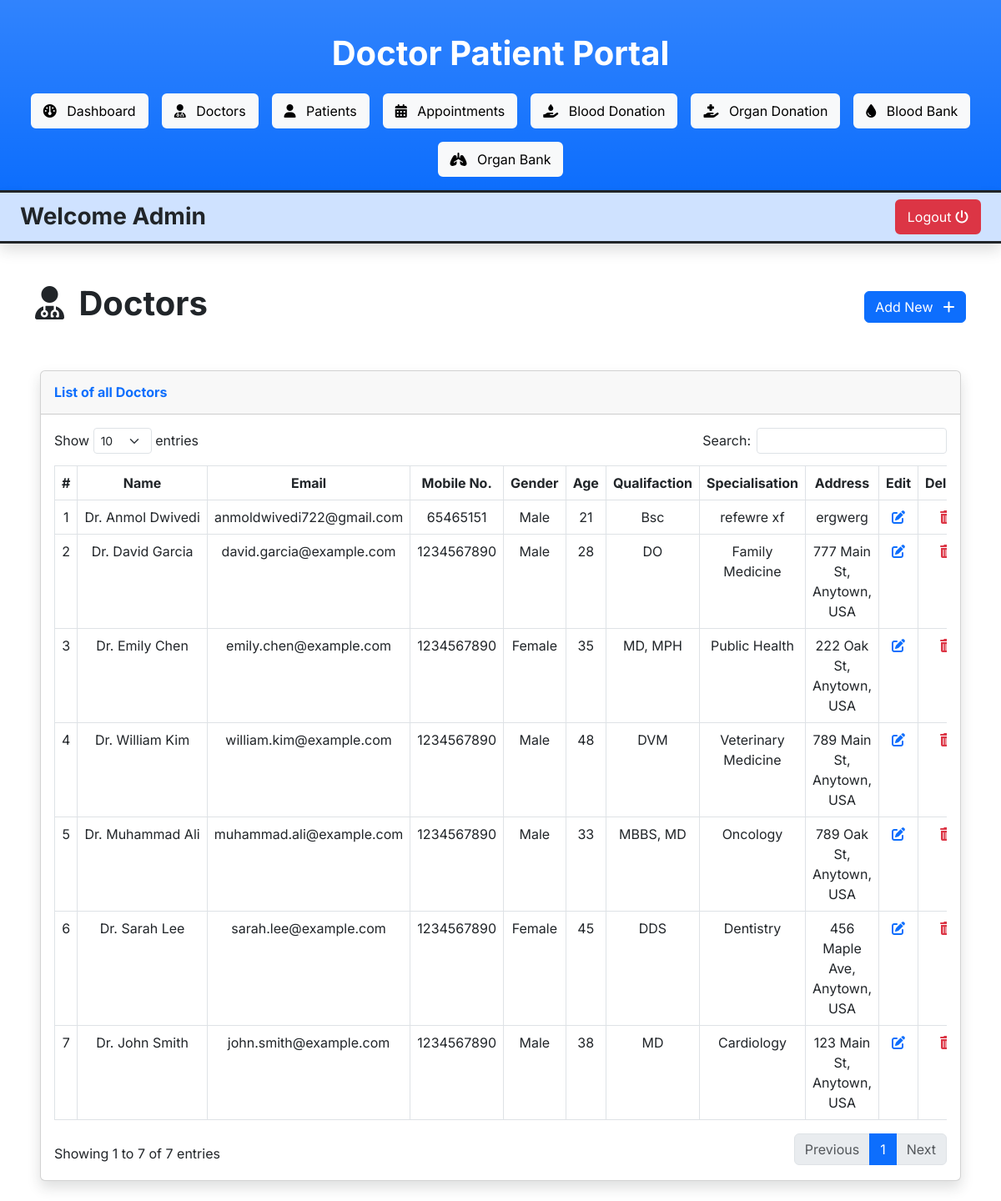
The page /admin/doctors.php (signed in) on the database its author committed.
### tables this page shows
CREATE TABLE `doctors` (
  `doctor_id` int(11) NOT NULL,
  `first_name` varchar(255) NOT NULL,
  `last_name` varchar(255) NOT NULL,
  `email` varchar(255) NOT NULL,
  `password` varchar(255) NOT NULL,
  `gender` varchar(255) NOT NULL,
  `dob` date NOT NULL,
  `phone` varchar(255) NOT NULL,
  `address` varchar(255) NOT NULL,
  `qualification` varchar(255) NOT NULL,
  `specialisation` varchar(255) NOT NULL,
  `dt` datetime NOT NULL DEFAULT current_timestamp()
);

### admin/doctors.php (the view, shortened to what this page needs)
<?php include("includes/header.php") ?>
<div class="container my-5 d-flex justify-content-between align-items-center">
    <h1><i class="fa-solid fa-user-doctor me-2"></i> Doctors</h1>
    <button type="button" class="btn btn-primary" data-bs-toggle="modal" data-bs-target="#addDoctor">
        Add New <i class="fa-solid fa-plus ms-2"></i>
    </button>
</div>
<div class="card shadow mb-4 mx-5">
    <div class="card-header py-3">
        <h6 class="m-0 font-weight-bold text-primary">List of all Doctors</h6>
    </div>
    <div class="card-body">
        <div class="table-responsive">
            <table class="table table-bordered w-100 py-2 text-center" id="doctorTable">
                <thead>
                    <tr>
                        <th>#</th>
                        <th>Name</th>
                        <th>Email</th>
                        <th>Mobile No.</th>
                        <th>Gender</th>
                        <th>Age</th>
                        <th>Qualifaction</th>
                        <th>Specialisation</th>
                        <th>Address</th>
                        <th>Edit</th>
                        <th>Delete</th>
                    </tr>
                </thead>
                <tbody>
                    <?php
                    $i = 1;
                    $query = mysqli_query($con, "SELECT * FROM doctors ORDER BY doctor_id DESC");
                    while ($row = mysqli_fetch_assoc($query)) {
                        $dob = $row["dob"];
                        $age = (date("Y") - date("Y", strtotime($dob)));
                    ?>
                        <tr>
                            <td><?php echo $i ?></td>
                            <td class="text-nowrap">Dr. <?php echo $row["first_name"] . " " . $row["last_name"] ?></td>
                            <td><?php echo $row["email"] ?></td>
                            <td><?php echo $row["phone"] ?></td>
                            <td class="text-capitalize"><?php echo $row["gender"] ?></td>
                            <td><?php echo $age ?></td>
                            <td><?php echo $row["qualification"] ?></td>
                            <td><?php echo $row["specialisation"] ?></td>
                            <td><?php echo $row["address"] ?></td>
                            <td>
                                <a href="#editDoctor<?php echo $row['doctor_id'] ?>" data-bs-toggle="modal"><i class="fas fa-edit text-primary"></i></a>
                            </td>
                            <td>
                                <a href="#deleteDoctor<?php echo $row['doctor_id'] ?>" data-bs-toggle="modal"><i class="fa-solid fa-trash-can text-danger"></i></a>
                            </td>
                        </tr>
                    <?php
                        $i++;
                    }
                    ?>
                </tbody>
            </table>
        </div>
    </div>
</div>
<?php include("includes/footer.php") ?>

### admin-panel.css (style rules this page uses)
body { font-family: 'Inter', sans-serif; }
h1, h2, h3, h4, h5, h6 { font-weight: 700; }
.dataTables_wrapper thead th { text-align: center !important; }

### rows shown on the page
doctors: first_name "Anmol", last_name "Dwivedi", email "anmoldwivedi722@gmail.com", phone "65465151", gender "Male", dob "21", qualification "Bsc", specialisation "refewre xf", address "ergwerg"
doctors: first_name "David", last_name "Garcia", email "david.garcia@example.com", phone "1234567890", gender "Male", dob "28", qualification "DO", specialisation "Family Medicine", address "777 Main St, Anytown, USA"
doctors: first_name "Emily", last_name "Chen", email "emily.chen@example.com", phone "1234567890", gender "Female", dob "35", qualification "MD, MPH", specialisation "Public Health", address "222 Oak St, Anytown, USA"
doctors: first_name "William", last_name "Kim", email "william.kim@example.com", phone "1234567890", gender "Male", dob "48", qualification "DVM", specialisation "Veterinary Medicine", address "789 Main St, Anytown, USA"
doctors: first_name "Muhammad", last_name "Ali", email "muhammad.ali@example.com", phone "1234567890", gender "Male", dob "33", qualification "MBBS, MD", specialisation "Oncology", address "789 Oak St, Anytown, USA"
doctors: first_name "Sarah", last_name "Lee", email "sarah.lee@example.com", phone "1234567890", gender "Female", dob "45", qualification "DDS", specialisation "Dentistry", address "456 Maple Ave, Anytown, USA"
doctors: first_name "John", last_name "Smith", email "john.smith@example.com", phone "1234567890", gender "Male", dob "38", qualification "MD", specialisation "Cardiology", address "123 Main St, Anytown, USA"
